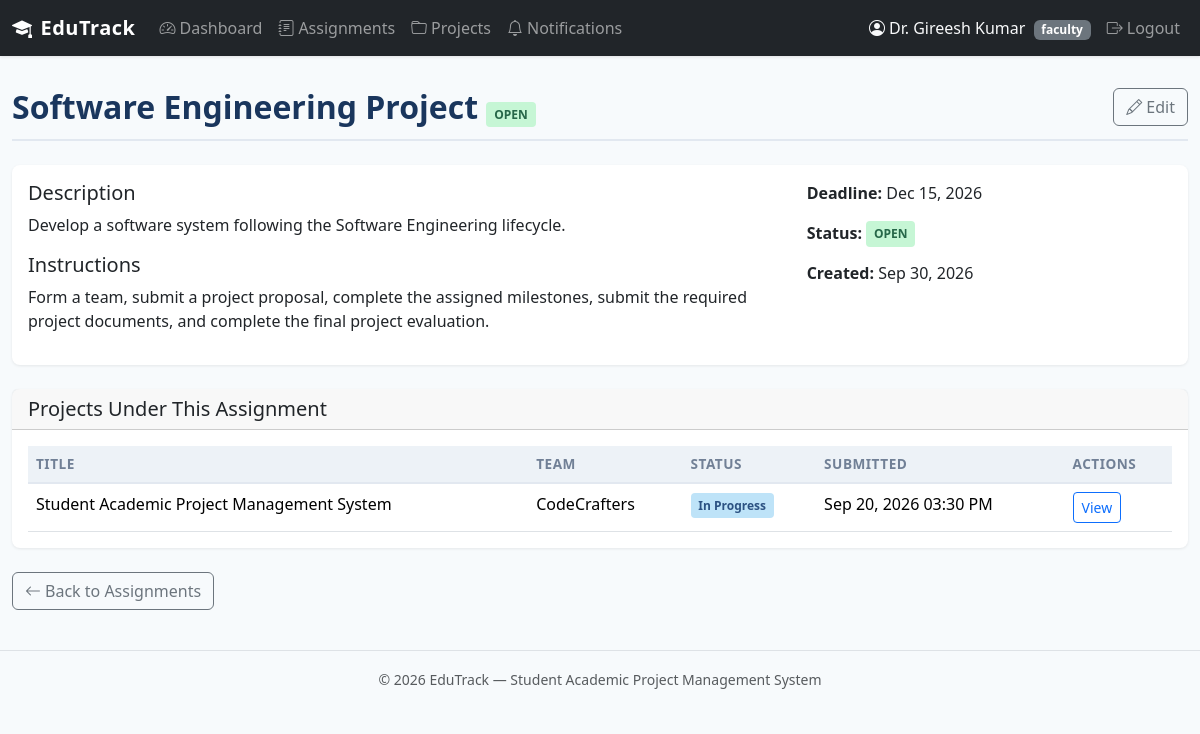
/faculty/assignment/1 (signed in), run on the app's committed database.
### tables this page shows
CREATE TABLE assignments (
    assignment_id INTEGER PRIMARY KEY AUTOINCREMENT,
    title TEXT NOT NULL,
    description TEXT,
    instructions TEXT,
    faculty_id INTEGER NOT NULL,
    deadline TEXT,
    status TEXT NOT NULL DEFAULT 'OPEN' CHECK(status IN ('OPEN', 'CLOSED')),
    created_at TIMESTAMP DEFAULT CURRENT_TIMESTAMP,
    updated_at TIMESTAMP DEFAULT CURRENT_TIMESTAMP,
    FOREIGN KEY (faculty_id) REFERENCES users(user_id)
);

CREATE TABLE projects (
    project_id INTEGER PRIMARY KEY AUTOINCREMENT,
    assignment_id INTEGER NOT NULL,
    team_id INTEGER NOT NULL,
    faculty_id INTEGER NOT NULL,
    title TEXT NOT NULL,
    description TEXT,
    status TEXT NOT NULL DEFAULT 'DRAFT' CHECK(status IN ('DRAFT', 'UNDER_REVIEW', 'REVISION_REQUESTED', 'APPROVED', 'IN_PROGRESS', 'COMPLETED')),
    submitted_at TIMESTAMP,
    approved_at TIMESTAMP,
    completed_at TIMESTAMP,
    created_at TIMESTAMP DEFAULT CURRENT_TIMESTAMP,
    updated_at TIMESTAMP DEFAULT CURRENT_TIMESTAMP,
    FOREIGN KEY (assignment_id) REFERENCES assignments(assignment_id),
    FOREIGN KEY (team_id) REFERENCES teams(team_id),
    FOREIGN KEY (faculty_id) REFERENCES users(user_id)
);

CREATE TABLE teams (
    team_id INTEGER PRIMARY KEY AUTOINCREMENT,
    team_name TEXT NOT NULL,
    created_by INTEGER NOT NULL,
    created_at TIMESTAMP DEFAULT CURRENT_TIMESTAMP,
    FOREIGN KEY (created_by) REFERENCES users(user_id)
);

### routes/faculty.py (the view)
@faculty_bp.route('/assignment/<int:assignment_id>')
@role_required('faculty')
def assignment_detail(assignment_id):
    assignment = query_db(
        'SELECT * FROM assignments WHERE assignment_id = ? AND faculty_id = ?',
        [assignment_id, session['user_id']], one=True
    )
    if not assignment:
        flash('Assignment not found.', 'danger')
        return redirect(url_for('faculty.assignments'))
    projects = query_db('''
        SELECT p.*, t.team_name
        FROM projects p
        JOIN teams t ON p.team_id = t.team_id
        WHERE p.assignment_id = ?
        ORDER BY p.created_at DESC
    ''', [assignment_id])
    return render_template('faculty/assignment_detail.html',
                           assignment=assignment, projects=projects)

### db.py (called while the page is built)
def get_db():
    if 'db' not in g:
        g.db = sqlite3.connect(
            current_app.config['DATABASE'],
            detect_types=sqlite3.PARSE_DECLTYPES
        )
        g.db.row_factory = sqlite3.Row
        g.db.execute('PRAGMA foreign_keys = ON')
    return g.db

def query_db(query, args=(), one=False):
    cur = get_db().execute(query, args)
    rv = cur.fetchall()
    cur.close()
    return (rv[0] if rv else None) if one else rv

### routes/__init__.py (called while the page is built)
def role_required(role):
    def decorator(f):
        @wraps(f)
        def decorated_function(*args, **kwargs):
            if 'user_id' not in session:
                flash('Please log in to access this page.', 'warning')
                return redirect(url_for('auth.login'))
            if session.get('role') != role:
                abort(403)
            return f(*args, **kwargs)
        return decorated_function
    return decorator

### routes/auth.py (called while the page is built)
@auth_bp.app_context_processor
def inject_unread_count():
    if 'user_id' in session:
        count = query_db(
            'SELECT COUNT(*) AS cnt FROM notifications WHERE user_id = ? AND is_read = 0',
            [session['user_id']], one=True
        )
        return {'unread_count': count['cnt'] if count else 0}
    return {'unread_count': 0}

### templates/faculty/assignment_detail.html (shortened to what this page needs)
{% extends "base.html" %}
{% block content %}
<div class="page-header d-flex justify-content-between align-items-center">
    <h2>{{ assignment['title'] }} <span class="badge-status {{ assignment['status']|status_class }}">{{ assignment['status'] }}</span></h2>
    <a href="{{ url_for('faculty.assignment_edit', assignment_id=assignment['assignment_id']) }}" class="btn btn-outline-secondary"><i class="bi bi-pencil me-1"></i>Edit</a>
</div>
<div class="card mb-4"><div class="card-body">
    <div class="row">
        <div class="col-md-8">
            <h5>Description</h5><p>{{ assignment['description'] or 'No description.' }}</p>
            <h5>Instructions</h5><p>{{ assignment['instructions'] or 'No instructions.' }}</p>
        </div>
        <div class="col-md-4">
            <p><strong>Deadline:</strong> {{ assignment['deadline']|format_date }}</p>
            <p><strong>Status:</strong> <span class="badge-status {{ assignment['status']|status_class }}">{{ assignment['status'] }}</span></p>
            <p><strong>Created:</strong> {{ assignment['created_at']|format_date }}</p>
        </div>
    </div>
</div></div>
<div class="card mb-4">
    <div class="card-header"><h5 class="mb-0">Projects Under This Assignment</h5></div>
    <div class="card-body">
        {% if projects %}
        <div class="table-responsive">
            <table class="table table-hover mb-0">
                <thead><tr><th>Title</th><th>Team</th><th>Status</th><th>Submitted</th><th>Actions</th></tr></thead>
                <tbody>
                {% for p in projects %}
                <tr>
                    <td>{{ p['title'] }}</td>
                    <td>{{ p['team_name'] }}</td>
                    <td><span class="badge-status {{ p['status']|status_class }}">{{ p['status']|status_display }}</span></td>
                    <td>{{ p['submitted_at']|format_datetime }}</td>
                    <td><a href="{{ url_for('faculty.project_detail', project_id=p['project_id']) }}" class="btn btn-sm btn-outline-primary">View</a></td>
                </tr>
                {% endfor %}
                </tbody>
            </table>
        </div>
        {% else %}
        <div class="empty-state"><i class="bi bi-folder-x"></i><p>No projects submitted yet.</p></div>
        {% endif %}
    </div>
</div>
<a href="{{ url_for('faculty.assignments') }}" class="btn btn-outline-secondary"><i class="bi bi-arrow-left me-1"></i>Back to Assignments</a>
{% endblock %}

### static/css/style.css (style rules this page uses)
:root { --primary: #2c5282; --primary-dark: #1a365d; --primary-light: #ebf4ff; --success: #276749; --warning: #c05621; --danger: #c53030; --gray-50: #f7fafc; --gray-100: #edf2f7; --gray-200: #e2e8f0; --gray-500: #a0aec0; --gray-600: #718096; --gray-700: #4a5568; --gray-800: #2d3748; --gray-900: #1a202c; }
body { font-family: 'Segoe UI', system-ui, -apple-system, sans-serif; background: var(--gray-50); color: var(--gray-800); min-height: 100vh; }
.card { border: none; border-radius: .5rem; box-shadow: 0 1px 3px rgba(0,0,0,.08); transition: box-shadow .2s; }
.badge-status { font-size: .75rem; padding: .35em .65em; border-radius: .25rem; font-weight: 600; }
.badge-in-progress { background: #bee3f8; color: var(--primary); }
.badge-open { background: #c6f6d5; color: var(--success); }
.table th { background: var(--gray-100); font-size: .85rem; text-transform: uppercase; letter-spacing: .5px; color: var(--gray-600); border-bottom: 2px solid var(--gray-200); }
.page-header { margin-bottom: 1.5rem; padding-bottom: .75rem; border-bottom: 2px solid var(--gray-200); }
.page-header h2 { font-weight: 700; color: var(--primary-dark); margin: 0; }

### data on the page
assignments: title "Software Engineering Project", status "OPEN", description "Develop a software system following the Software Engineering lifecycle.", instructions "Form a team, submit a project proposal, complete the assigned milestones, submit the required project documents, and complete the final project evaluation.", deadline "Dec 15, 2026", created_at "Sep 30, 2026"
projects: title "Student Academic Project Management System", team_name "CodeCrafters", status|status_display "In Progress", submitted_at "Sep 20, 2026 03:30 PM"

### other printed values
{{ session.get('user_name', '') }} "Dr. Gireesh Kumar"
{{ session.get('role', '') }} "faculty"
